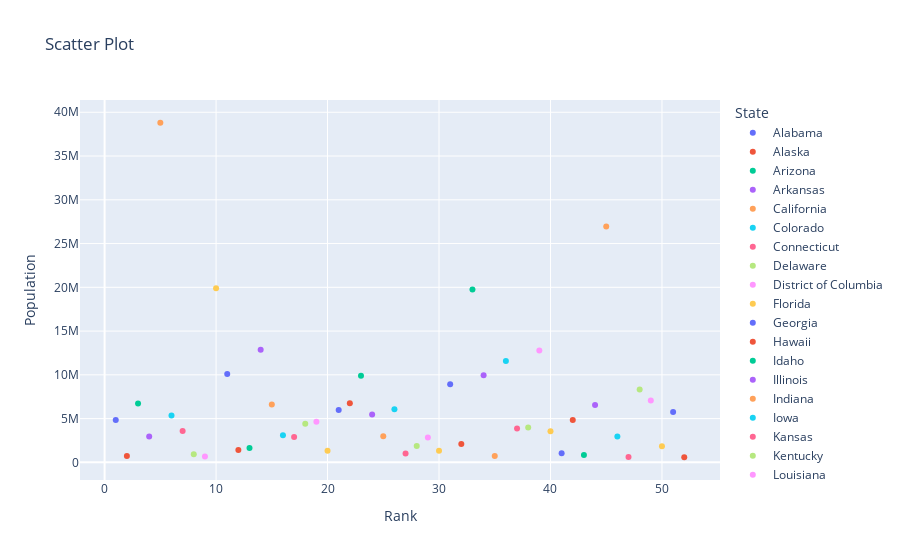

The code cell stored with this chart in its notebook:
### Code cell
px.scatter(df1, x = 'Rank', y = 'Population',title = 'Scatter Plot', hover_data= df1, color = 'State')

### Figure 1 — Plotly figure (JSON) as saved in the notebook; plotly's stock layout.template omitted (floating-point values rounded to 4 significant figures)
{"data": [{"customdata": [["Alabama", "AL"]], "hovertemplate": "State=%{customdata[0]}<br>Rank=%{x}<br>Population=%{y}<br>Postal=%{customdata[1]}<extra></extra>", "legendgroup": "Alabama", "marker": {"color": "#636efa", "symbol": "circle"}, "mode": "markers", "name": "Alabama", "orientation": "v", "showlegend": true, "type": "scatter", "x": [1], "xaxis": "x", "y": [4849377], "yaxis": "y"}, {"customdata": [["Alaska", "AK"]], "hovertemplate": "State=%{customdata[0]}<br>Rank=%{x}<br>Population=%{y}<br>Postal=%{customdata[1]}<extra></extra>", "legendgroup": "Alaska", "marker": {"color": "#EF553B", "symbol": "circle"}, "mode": "markers", "name": "Alaska", "orientation": "v", "showlegend": true, "type": "scatter", "x": [2], "xaxis": "x", "y": [736732], "yaxis": "y"}, {"customdata": [["Arizona", "AZ"]], "hovertemplate": "State=%{customdata[0]}<br>Rank=%{x}<br>Population=%{y}<br>Postal=%{customdata[1]}<extra></extra>", "legendgroup": "Arizona", "marker": {"color": "#00cc96", "symbol": "circle"}, "mode": "markers", "name": "Arizona", "orientation": "v", "showlegend": true, "type": "scatter", "x": [3], "xaxis": "x", "y": [6731484], "yaxis": "y"}, {"customdata": [["Arkansas", "AR"]], "hovertemplate": "State=%{customdata[0]}<br>Rank=%{x}<br>Population=%{y}<br>Postal=%{customdata[1]}<extra></extra>", "legendgroup": "Arkansas", "marker": {"color": "#ab63fa", "symbol": "circle"}, "mode": "markers", "name": "Arkansas", "orientation": "v", "showlegend": true, "type": "scatter", "x": [4], "xaxis": "x", "y": [2966369], "yaxis": "y"}, {"customdata": [["California", "CA"]], "hovertemplate": "State=%{customdata[0]}<br>Rank=%{x}<br>Population=%{y}<br>Postal=%{customdata[1]}<extra></extra>", "legendgroup": "California", "marker": {"color": "#FFA15A", "symbol": "circle"}, "mode": "markers", "name": "California", "orientation": "v", "showlegend": true, "type": "scatter", "x": [5], "xaxis": "x", "y": [38802500], "yaxis": "y"}, {"customdata": [["Colorado", "CO"]], "hovertemplate": "State=%{customdata[0]}<br>Rank=%{x}<br>Population=%{y}<br>Postal=%{customdata[1]}<extra></extra>", "legendgroup": "Colorado", "marker": {"color": "#19d3f3", "symbol": "circle"}, "mode": "markers", "name": "Colorado", "orientation": "v", "showlegend": true, "type": "scatter", "x": [6], "xaxis": "x", "y": [5355866], "yaxis": "y"}, {"customdata": [["Connecticut", "CT"]], "hovertemplate": "State=%{customdata[0]}<br>Rank=%{x}<br>Population=%{y}<br>Postal=%{customdata[1]}<extra></extra>", "legendgroup": "Connecticut", "marker": {"color": "#FF6692", "symbol": "circle"}, "mode": "markers", "name": "Connecticut", "orientation": "v", "showlegend": true, "type": "scatter", "x": [7], "xaxis": "x", "y": [3596677], "yaxis": "y"}, {"customdata": [["Delaware", "DE"]], "hovertemplate": "State=%{customdata[0]}<br>Rank=%{x}<br>Population=%{y}<br>Postal=%{customdata[1]}<extra></extra>", "legendgroup": "Delaware", "marker": {"color": "#B6E880", "symbol": "circle"}, "mode": "markers", "name": "Delaware", "orientation": "v", "showlegend": true, "type": "scatter", "x": [8], "xaxis": "x", "y": [935614], "yaxis": "y"}, {"customdata": [["District of Columbia", "DC"]], "hovertemplate": "State=%{customdata[0]}<br>Rank=%{x}<br>Population=%{y}<br>Postal=%{customdata[1]}<extra></extra>", "legendgroup": "District of Columbia", "marker": {"color": "#FF97FF", "symbol": "circle"}, "mode": "markers", "name": "District of Columbia", "orientation": "v", "showlegend": true, "type": "scatter", "x": [9], "xaxis": "x", "y": [658893], "yaxis": "y"}, {"customdata": [["Florida", "FL"]], "hovertemplate": "State=%{customdata[0]}<br>Rank=%{x}<br>Population=%{y}<br>Postal=%{customdata[1]}<extra></extra>", "legendgroup": "Florida", "marker": {"color": "#FECB52", "symbol": "circle"}, "mode": "markers", "name": "Florida", "orientation": "v", "showlegend": true, "type": "scatter", "x": [10], "xaxis": "x", "y": [19893297], "yaxis": "y"}, {"customdata": [["Georgia", "GA"]], "hovertemplate": "State=%{customdata[0]}<br>Rank=%{x}<br>Population=%{y}<br>Postal=%{customdata[1]}<extra></extra>", "legendgroup": "Georgia", "marker": {"color": "#636efa", "symbol": "circle"}, "mode": "markers", "name": "Georgia", "orientation": "v", "showlegend": true, "type": "scatter", "x": [11], "xaxis": "x", "y": [10097343], "yaxis": "y"}, {"customdata": [["Hawaii", "HI"]], "hovertemplate": "State=%{customdata[0]}<br>Rank=%{x}<br>Population=%{y}<br>Postal=%{customdata[1]}<extra></extra>", "legendgroup": "Hawaii", "marker": {"color": "#EF553B", "symbol": "circle"}, "mode": "markers", "name": "Hawaii", "orientation": "v", "showlegend": true, "type": "scatter", "x": [12], "xaxis": "x", "y": [1419561], "yaxis": "y"}, {"customdata": [["Idaho", "ID"]], "hovertemplate": "State=%{customdata[0]}<br>Rank=%{x}<br>Population=%{y}<br>Postal=%{customdata[1]}<extra></extra>", "legendgroup": "Idaho", "marker": {"color": "#00cc96", "symbol": "circle"}, "mode": "markers", "name": "Idaho", "orientation": "v", "showlegend": true, "type": "scatter", "x": [13], "xaxis": "x", "y": [1634464], "yaxis": "y"}, {"customdata": [["Illinois", "IL"]], "hovertemplate": "State=%{customdata[0]}<br>Rank=%{x}<br>Population=%{y}<br>Postal=%{customdata[1]}<extra></extra>", "legendgroup": "Illinois", "marker": {"color": "#ab63fa", "symbol": "circle"}, "mode": "markers", "name": "Illinois", "orientation": "v", "showlegend": true, "type": "scatter", "x": [14], "xaxis": "x", "y": [12880580], "yaxis": "y"}, {"customdata": [["Indiana", "IN"]], "hovertemplate": "State=%{customdata[0]}<br>Rank=%{x}<br>Population=%{y}<br>Postal=%{customdata[1]}<extra></extra>", "legendgroup": "Indiana", "marker": {"color": "#FFA15A", "symbol": "circle"}, "mode": "markers", "name": "Indiana", "orientation": "v", "showlegend": true, "type": "scatter", "x": [15], "xaxis": "x", "y": [6596855], "yaxis": "y"}, {"customdata": [["Iowa", "IA"]], "hovertemplate": "State=%{customdata[0]}<br>Rank=%{x}<br>Population=%{y}<br>Postal=%{customdata[1]}<extra></extra>", "legendgroup": "Iowa", "marker": {"color": "#19d3f3", "symbol": "circle"}, "mode": "markers", "name": "Iowa", "orientation": "v", "showlegend": true, "type": "scatter", "x": [16], "xaxis": "x", "y": [3107126], "yaxis": "y"}, {"customdata": [["Kansas", "KS"]], "hovertemplate": "State=%{customdata[0]}<br>Rank=%{x}<br>Population=%{y}<br>Postal=%{customdata[1]}<extra></extra>", "legendgroup": "Kansas", "marker": {"color": "#FF6692", "symbol": "circle"}, "mode": "markers", "name": "Kansas", "orientation": "v", "showlegend": true, "type": "scatter", "x": [17], "xaxis": "x", "y": [2904021], "yaxis": "y"}, {"customdata": [["Kentucky", "KY"]], "hovertemplate": "State=%{customdata[0]}<br>Rank=%{x}<br>Population=%{y}<br>Postal=%{customdata[1]}<extra></extra>", "legendgroup": "Kentucky", "marker": {"color": "#B6E880", "symbol": "circle"}, "mode": "markers", "name": "Kentucky", "orientation": "v", "showlegend": true, "type": "scatter", "x": [18], "xaxis": "x", "y": [4413457], "yaxis": "y"}, {"customdata": [["Louisiana", "LA"]], "hovertemplate": "State=%{customdata[0]}<br>Rank=%{x}<br>Population=%{y}<br>Postal=%{customdata[1]}<extra></extra>", "legendgroup": "Louisiana", "marker": {"color": "#FF97FF", "symbol": "circle"}, "mode": "markers", "name": "Louisiana", "orientation": "v", "showlegend": true, "type": "scatter", "x": [19], "xaxis": "x", "y": [4649676], "yaxis": "y"}, {"customdata": [["Maine", "ME"]], "hovertemplate": "State=%{customdata[0]}<br>Rank=%{x}<br>Population=%{y}<br>Postal=%{customdata[1]}<extra></extra>", "legendgroup": "Maine", "marker": {"color": "#FECB52", "symbol": "circle"}, "mode": "markers", "name": "Maine", "orientation": "v", "showlegend": true, "type": "scatter", "x": [20], "xaxis": "x", "y": [1330089], "yaxis": "y"}, {"customdata": [["Maryland", "MD"]], "hovertemplate": "State=%{customdata[0]}<br>Rank=%{x}<br>Population=%{y}<br>Postal=%{customdata[1]}<extra></extra>", "legendgroup": "Maryland", "marker": {"color": "#636efa", "symbol": "circle"}, "mode": "markers", "name": "Maryland", "orientation": "v", "showlegend": true, "type": "scatter", "x": [21], "xaxis": "x", "y": [5976407], "yaxis": "y"}, {"customdata": [["Massachusetts", "MA"]], "hovertemplate": "State=%{customdata[0]}<br>Rank=%{x}<br>Population=%{y}<br>Postal=%{customdata[1]}<extra></extra>", "legendgroup": "Massachusetts", "marker": {"color": "#EF553B", "symbol": "circle"}, "mode": "markers", "name": "Massachusetts", "orientation": "v", "showlegend": true, "type": "scatter", "x": [22], "xaxis": "x", "y": [6745408], "yaxis": "y"}, {"customdata": [["Michigan", "MI"]], "hovertemplate": "State=%{customdata[0]}<br>Rank=%{x}<br>Population=%{y}<br>Postal=%{customdata[1]}<extra></extra>", "legendgroup": "Michigan", "marker": {"color": "#00cc96", "symbol": "circle"}, "mode": "markers", "name": "Michigan", "orientation": "v", "showlegend": true, "type": "scatter", "x": [23], "xaxis": "x", "y": [9909877], "yaxis": "y"}, {"customdata": [["Minnesota", "MN"]], "hovertemplate": "State=%{customdata[0]}<br>Rank=%{x}<br>Population=%{y}<br>Postal=%{customdata[1]}<extra></extra>", "legendgroup": "Minnesota", "marker": {"color": "#ab63fa", "symbol": "circle"}, "mode": "markers", "name": "Minnesota", "orientation": "v", "showlegend": true, "type": "scatter", "x": [24], "xaxis": "x", "y": [5457173], "yaxis": "y"}, {"customdata": [["Mississippi", "MS"]], "hovertemplate": "State=%{customdata[0]}<br>Rank=%{x}<br>Population=%{y}<br>Postal=%{customdata[1]}<extra></extra>", "legendgroup": "Mississippi", "marker": {"color": "#FFA15A", "symbol": "circle"}, "mode": "markers", "name": "Mississippi", "orientation": "v", "showlegend": true, "type": "scatter", "x": [25], "xaxis": "x", "y": [2994079], "yaxis": "y"}, {"customdata": [["Missouri", "MO"]], "hovertemplate": "State=%{customdata[0]}<br>Rank=%{x}<br>Population=%{y}<br>Postal=%{customdata[1]}<extra></extra>", "legendgroup": "Missouri", "marker": {"color": "#19d3f3", "symbol": "circle"}, "mode": "markers", "name": "Missouri", "orientation": "v", "showlegend": true, "type": "scatter", "x": [26], "xaxis": "x", "y": [6063589], "yaxis": "y"}, {"customdata": [["Montana", "MT"]], "hovertemplate": "State=%{customdata[0]}<br>Rank=%{x}<br>Population=%{y}<br>Postal=%{customdata[1]}<extra></extra>", "legendgroup": "Montana", "marker": {"color": "#FF6692", "symbol": "circle"}, "mode": "markers", "name": "Montana", "orientation": "v", "showlegend": true, "type": "scatter", "x": [27], "xaxis": "x", "y": [1023579], "yaxis": "y"}, {"customdata": [["Nebraska", "NE"]], "hovertemplate": "State=%{customdata[0]}<br>Rank=%{x}<br>Population=%{y}<br>Postal=%{customdata[1]}<extra></extra>", "legendgroup": "Nebraska", "marker": {"color": "#B6E880", "symbol": "circle"}, "mode": "markers", "name": "Nebraska", "orientation": "v", "showlegend": true, "type": "scatter", "x": [28], "xaxis": "x", "y": [1881503], "yaxis": "y"}, {"customdata": [["Nevada", "NV"]], "hovertemplate": "State=%{customdata[0]}<br>Rank=%{x}<br>Population=%{y}<br>Postal=%{customdata[1]}<extra></extra>", "legendgroup": "Nevada", "marker": {"color": "#FF97FF", "symbol": "circle"}, "mode": "markers", "name": "Nevada", "orientation": "v", "showlegend": true, "type": "scatter", "x": [29], "xaxis": "x", "y": [2839098], "yaxis": "y"}, {"customdata": [["New Hampshire", "NH"]], "hovertemplate": "State=%{customdata[0]}<br>Rank=%{x}<br>Population=%{y}<br>Postal=%{customdata[1]}<extra></extra>", "legendgroup": "New Hampshire", "marker": {"color": "#FECB52", "symbol": "circle"}, "mode": "markers", "name": "New Hampshire", "orientation": "v", "showlegend": true, "type": "scatter", "x": [30], "xaxis": "x", "y": [1326813], "yaxis": "y"}, {"customdata": [["New Jersey", "NJ"]], "hovertemplate": "State=%{customdata[0]}<br>Rank=%{x}<br>Population=%{y}<br>Postal=%{customdata[1]}<extra></extra>", "legendgroup": "New Jersey", "marker": {"color": "#636efa", "symbol": "circle"}, "mode": "markers", "name": "New Jersey", "orientation": "v", "showlegend": true, "type": "scatter", "x": [31], "xaxis": "x", "y": [8938175], "yaxis": "y"}, {"customdata": [["New Mexico", "NM"]], "hovertemplate": "State=%{customdata[0]}<br>Rank=%{x}<br>Population=%{y}<br>Postal=%{customdata[1]}<extra></extra>", "legendgroup": "New Mexico", "marker": {"color": "#EF553B", "symbol": "circle"}, "mode": "markers", "name": "New Mexico", "orientation": "v", "showlegend": true, "type": "scatter", "x": [32], "xaxis": "x", "y": [2085572], "yaxis": "y"}, {"customdata": [["New York", "NY"]], "hovertemplate": "State=%{customdata[0]}<br>Rank=%{x}<br>Population=%{y}<br>Postal=%{customdata[1]}<extra></extra>", "legendgroup": "New York", "marker": {"color": "#00cc96", "symbol": "circle"}, "mode": "markers", "name": "New York", "orientation": "v", "showlegend": true, "type": "scatter", "x": [33], "xaxis": "x", "y": [19746227], "yaxis": "y"}, {"customdata": [["North Carolina", "NC"]], "hovertemplate": "State=%{customdata[0]}<br>Rank=%{x}<br>Population=%{y}<br>Postal=%{customdata[1]}<extra></extra>", "legendgroup": "North Carolina", "marker": {"color": "#ab63fa", "symbol": "circle"}, "mode": "markers", "name": "North Carolina", "orientation": "v", "showlegend": true, "type": "scatter", "x": [34], "xaxis": "x", "y": [9943964], "yaxis": "y"}, {"customdata": [["North Dakota", "ND"]], "hovertemplate": "State=%{customdata[0]}<br>Rank=%{x}<br>Population=%{y}<br>Postal=%{customdata[1]}<extra></extra>", "legendgroup": "North Dakota", "marker": {"color": "#FFA15A", "symbol": "circle"}, "mode": "markers", "name": "North Dakota", "orientation": "v", "showlegend": true, "type": "scatter", "x": [35], "xaxis": "x", "y": [739482], "yaxis": "y"}, {"customdata": [["Ohio", "OH"]], "hovertemplate": "State=%{customdata[0]}<br>Rank=%{x}<br>Population=%{y}<br>Postal=%{customdata[1]}<extra></extra>", "legendgroup": "Ohio", "marker": {"color": "#19d3f3", "symbol": "circle"}, "mode": "markers", "name": "Ohio", "orientation": "v", "showlegend": true, "type": "scatter", "x": [36], "xaxis": "x", "y": [11594163], "yaxis": "y"}, {"customdata": [["Oklahoma", "OK"]], "hovertemplate": "State=%{customdata[0]}<br>Rank=%{x}<br>Population=%{y}<br>Postal=%{customdata[1]}<extra></extra>", "legendgroup": "Oklahoma", "marker": {"color": "#FF6692", "symbol": "circle"}, "mode": "markers", "name": "Oklahoma", "orientation": "v", "showlegend": true, "type": "scatter", "x": [37], "xaxis": "x", "y": [3878051], "yaxis": "y"}, {"customdata": [["Oregon", "OR"]], "hovertemplate": "State=%{customdata[0]}<br>Rank=%{x}<br>Population=%{y}<br>Postal=%{customdata[1]}<extra></extra>", "legendgroup": "Oregon", "marker": {"color": "#B6E880", "symbol": "circle"}, "mode": "markers", "name": "Oregon", "orientation": "v", "showlegend": true, "type": "scatter", "x": [38], "xaxis": "x", "y": [3970239], "yaxis": "y"}, {"customdata": [["Pennsylvania", "PA"]], "hovertemplate": "State=%{customdata[0]}<br>Rank=%{x}<br>Population=%{y}<br>Postal=%{customdata[1]}<extra></extra>", "legendgroup": "Pennsylvania", "marker": {"color": "#FF97FF", "symbol": "circle"}, "mode": "markers", "name": "Pennsylvania", "orientation": "v", "showlegend": true, "type": "scatter", "x": [39], "xaxis": "x", "y": [12787209], "yaxis": "y"}, {"customdata": [["Puerto Rico", "PR"]], "hovertemplate": "State=%{customdata[0]}<br>Rank=%{x}<br>Population=%{y}<br>Postal=%{customdata[1]}<extra></extra>", "legendgroup": "Puerto Rico", "marker": {"color": "#FECB52", "symbol": "circle"}, "mode": "markers", "name": "Puerto Rico", "orientation": "v", "showlegend": true, "type": "scatter", "x": [40], "xaxis": "x", "y": [3548397], "yaxis": "y"}, {"customdata": [["Rhode Island", "RI"]], "hovertemplate": "State=%{customdata[0]}<br>Rank=%{x}<br>Population=%{y}<br>Postal=%{customdata[1]}<extra></extra>", "legendgroup": "Rhode Island", "marker": {"color": "#636efa", "symbol": "circle"}, "mode": "markers", "name": "Rhode Island", "orientation": "v", "showlegend": true, "type": "scatter", "x": [41], "xaxis": "x", "y": [1055173], "yaxis": "y"}, {"customdata": [["South Carolina", "SC"]], "hovertemplate": "State=%{customdata[0]}<br>Rank=%{x}<br>Population=%{y}<br>Postal=%{customdata[1]}<extra></extra>", "legendgroup": "South Carolina", "marker": {"color": "#EF553B", "symbol": "circle"}, "mode": "markers", "name": "South Carolina", "orientation": "v", "showlegend": true, "type": "scatter", "x": [42], "xaxis": "x", "y": [4832482], "yaxis": "y"}, {"customdata": [["South Dakota", "SD"]], "hovertemplate": "State=%{customdata[0]}<br>Rank=%{x}<br>Population=%{y}<br>Postal=%{customdata[1]}<extra></extra>", "legendgroup": "South Dakota", "marker": {"color": "#00cc96", "symbol": "circle"}, "mode": "markers", "name": "South Dakota", "orientation": "v", "showlegend": true, "type": "scatter", "x": [43], "xaxis": "x", "y": [853175], "yaxis": "y"}, {"customdata": [["Tennessee", "TN"]], "hovertemplate": "State=%{customdata[0]}<br>Rank=%{x}<br>Population=%{y}<br>Postal=%{customdata[1]}<extra></extra>", "legendgroup": "Tennessee", "marker": {"color": "#ab63fa", "symbol": "circle"}, "mode": "markers", "name": "Tennessee", "orientation": "v", "showlegend": true, "type": "scatter", "x": [44], "xaxis": "x", "y": [6549352], "yaxis": "y"}, {"customdata": [["Texas", "TX"]], "hovertemplate": "State=%{customdata[0]}<br>Rank=%{x}<br>Population=%{y}<br>Postal=%{customdata[1]}<extra></extra>", "legendgroup": "Texas", "marker": {"color": "#FFA15A", "symbol": "circle"}, "mode": "markers", "name": "Texas", "orientation": "v", "showlegend": true, "type": "scatter", "x": [45], "xaxis": "x", "y": [26956958], "yaxis": "y"}, {"customdata": [["Utah", "UT"]], "hovertemplate": "State=%{customdata[0]}<br>Rank=%{x}<br>Population=%{y}<br>Postal=%{customdata[1]}<extra></extra>", "legendgroup": "Utah", "marker": {"color": "#19d3f3", "symbol": "circle"}, "mode": "markers", "name": "Utah", "orientation": "v", "showlegend": true, "type": "scatter", "x": [46], "xaxis": "x", "y": [2942902], "yaxis": "y"}, {"customdata": [["Vermont", "VT"]], "hovertemplate": "State=%{customdata[0]}<br>Rank=%{x}<br>Population=%{y}<br>Postal=%{customdata[1]}<extra></extra>", "legendgroup": "Vermont", "marker": {"color": "#FF6692", "symbol": "circle"}, "mode": "markers", "name": "Vermont", "orientation": "v", "showlegend": true, "type": "scatter", "x": [47], "xaxis": "x", "y": [626562], "yaxis": "y"}, {"customdata": [["Virginia", "VA"]], "hovertemplate": "State=%{customdata[0]}<br>Rank=%{x}<br>Population=%{y}<br>Postal=%{customdata[1]}<extra></extra>", "legendgroup": "Virginia", "marker": {"color": "#B6E880", "symbol": "circle"}, "mode": "markers", "name": "Virginia", "orientation": "v", "showlegend": true, "type": "scatter", "x": [48], "xaxis": "x", "y": [8326289], "yaxis": "y"}, {"customdata": [["Washington", "WA"]], "hovertemplate": "State=%{customdata[0]}<br>Rank=%{x}<br>Population=%{y}<br>Postal=%{customdata[1]}<extra></extra>", "legendgroup": "Washington", "marker": {"color": "#FF97FF", "symbol": "circle"}, "mode": "markers", "name": "Washington", "orientation": "v", "showlegend": true, "type": "scatter", "x": [49], "xaxis": "x", "y": [7061530], "yaxis": "y"}, {"customdata": [["West Virginia", "WV"]], "hovertemplate": "State=%{customdata[0]}<br>Rank=%{x}<br>Population=%{y}<br>Postal=%{customdata[1]}<extra></extra>", "legendgroup": "West Virginia", "marker": {"color": "#FECB52", "symbol": "circle"}, "mode": "markers", "name": "West Virginia", "orientation": "v", "showlegend": true, "type": "scatter", "x": [50], "xaxis": "x", "y": [1850326], "yaxis": "y"}, {"customdata": [["Wisconsin", "WI"]], "hovertemplate": "State=%{customdata[0]}<br>Rank=%{x}<br>Population=%{y}<br>Postal=%{customdata[1]}<extra></extra>", "legendgroup": "Wisconsin", "marker": {"color": "#636efa", "symbol": "circle"}, "mode": "markers", "name": "Wisconsin", "orientation": "v", "showlegend": true, "type": "scatter", "x": [51], "xaxis": "x", "y": [5757564], "yaxis": "y"}, {"customdata": [["Wyoming", "WY"]], "hovertemplate": "State=%{customdata[0]}<br>Rank=%{x}<br>Population=%{y}<br>Postal=%{customdata[1]}<extra></extra>", "legendgroup": "Wyoming", "marker": {"color": "#EF553B", "symbol": "circle"}, "mode": "markers", "name": "Wyoming", "orientation": "v", "showlegend": true, "type": "scatter", "x": [52], "xaxis": "x", "y": [584153], "yaxis": "y"}], "layout": {"legend": {"title": {"text": "State"}, "tracegroupgap": 0}, "title": {"text": "Scatter Plot"}, "xaxis": {"anchor": "y", "domain": [0, 1], "title": {"text": "Rank"}}, "yaxis": {"anchor": "x", "domain": [0, 1], "title": {"text": "Population"}}}}
